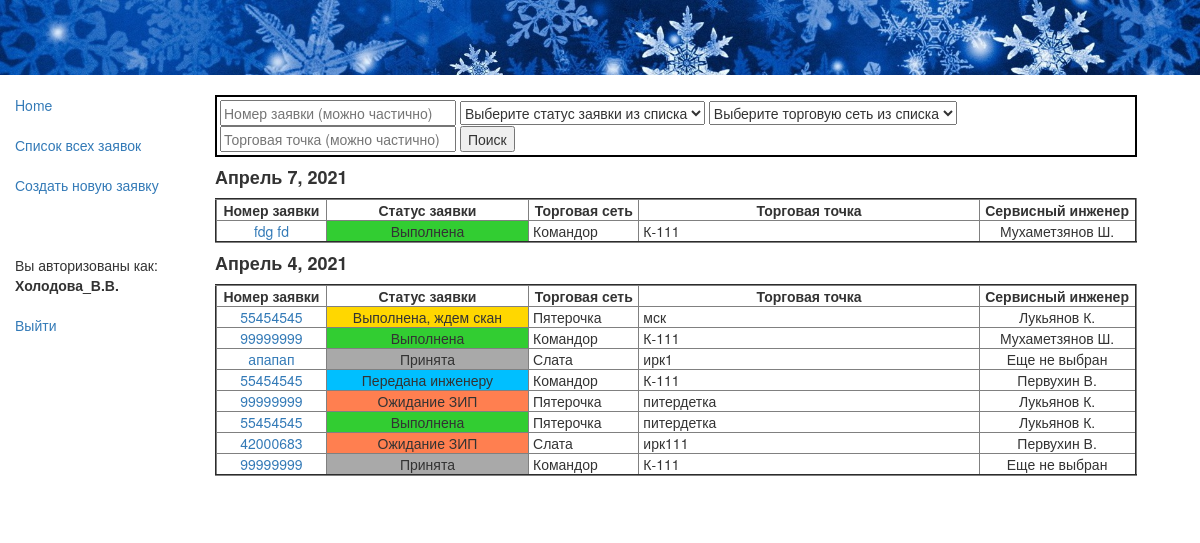
/app/recs/ (signed in), run on the app's committed database.
### app/models.py (models this page shows, shortened)
class Rec(models.Model):
    status = models.ForeignKey(Status, null=True, on_delete=models.SET_NULL, default=4, verbose_name="Статус заявки")
    retail = models.ForeignKey(Retail, null=True, on_delete=models.SET_NULL, verbose_name="Торговая сеть")
    rec_date = models.DateField(auto_now_add=True, verbose_name="Дата создания заявки")
    rec_time = models.TimeField(auto_now_add=True, verbose_name="Время создания заявки")
    user = models.ForeignKey(User, null=True, on_delete=models.SET_NULL, verbose_name="Диспетчер")
    customer = models.CharField(max_length=100, verbose_name="ФИО инициатора заявки")
    rec_num = models.CharField(verbose_name='Номер заявки', max_length=8)
    store = models.ForeignKey(Store, null=True, on_delete=models.SET_NULL, verbose_name="Торговая точка, адрес")
    description = models.TextField(max_length=1000, verbose_name="Содержание заявки")
    trouble = models.ForeignKey(Trouble, null=True, on_delete=models.SET_NULL, verbose_name="Категория неисправности")
    tech = models.ForeignKey(Tech, null=True, on_delete=models.SET_NULL, verbose_name="Сервисный инженер")
    sign_day = models.DateField(null=True, verbose_name="Дата передачи заявки инженеру")
    sign_time = models.TimeField(null=True, verbose_name="Время передачи заявки инженеру")
    zip_comment = models.TextField(max_length=1000, null=True, verbose_name="Комментарий ЗИП")
    visit_day_begin = models.DateField(null=True, verbose_name="Дата начала работ")
    visit_time_begin = models.TimeField(null=True, verbose_name="Время начала работ")
    visit_day_end = models.DateField(null=True, verbose_name="Дата окончания работ")
    visit_time_end = models.TimeField(null=True, verbose_name="Время окончания работ")
    result = models.TextField(null=True, max_length=1000, verbose_name="Результат выезда")
    form = models.CharField(null=True, max_length=10, verbose_name="Номер заказа-наряда")
    jpg = models.ImageField(upload_to='images', null=True, verbose_name="Скан-копия заказа-наряда")
    class Meta:
        verbose_name = 'Заявка'
        verbose_name_plural = 'Заявки'
        ordering = ['-rec_time'] # отображение заявок в rec-list.html в обратном порядке по времени
        permissions = (("can_create_update", "Может rec_create и rec_update"),
                       ("can_list_detail", "Может rec_list и rec_detail"),
                       )
    def get_absolute_url(self):
        return reverse('rec_detail', args=[str(self.id)])

class Status(models.Model):
    name = models.CharField(max_length=32, help_text="Состояние заявки")
    class Meta:
        verbose_name = 'Статус'
        verbose_name_plural = 'Статусы'
    def __str__(self):
        return self.name

class Retail(models.Model):
    name = models.CharField(max_length=64, help_text="Торговая сеть")
    class Meta:
        verbose_name = 'Торговая сеть'
        verbose_name_plural = 'Торговые сети'
    def __str__(self):
        return self.name

class Store(models.Model):
    name = models.CharField(max_length=96, help_text="Торговая точка, адрес")
    retail = models.ForeignKey(Retail, null=True, on_delete=models.SET_NULL, verbose_name="Торговая сеть")
    class Meta:
        verbose_name = 'Магазин'
        verbose_name_plural = 'Магазины'
    def __str__(self):
        return self.name

class Tech(models.Model):
    name = models.CharField(max_length=64, help_text="Сервисный инженер")
    class Meta:
        verbose_name = 'Инженер'
        verbose_name_plural = 'Инженеры'
    def __str__(self):
        return self.name

### app/views.py (the view, shortened to what this page needs)
class RecList(PermissionRequiredMixin, generic.ListView):
    model = Rec
    permission_required = 'app.can_list_detail'
    def get_queryset(self):  # новый
        global x # глоб. перем. для передачи отфильтрованного QuerySet из этой функции в следующую
        global y # глоб. перем. - флаг того, что была фильтрация
        y = False
        rn = self.request.GET.get('rn') # принимаем значения из полей для поиска из rec_list.html
        rs = self.request.GET.get('rs')
        r = self.request.GET.get('r')
        s = self.request.GET.get('s')
        recs = Rec.objects.all()
        if rn:  # фильтр по номеру заявки
            recs = recs.filter(rec_num__icontains=rn)
        if rs:  # фильтр по статусу
            recs = recs.filter(status=rs)
        if r:  # фильтр по торговой сети
            recs = recs.filter(retail=r)
        recs = recs.exclude(store=None)
        if rn or rs or r or s:
            y = True
        if self.request.user.is_staff:  # если это пользователь с галочкой персонал
            pass
        else:   # если это пользователь без галочки персонал
            z = str(self.request.user)             # проверяем, что имя пользователя равно названию
            for i in Retail.objects.all():         # сети, и если так, то оставляем в Кверисете recs
                if str(i.name) == z:               # только записи этого пользователя
                    recs = recs.filter(retail=i)
        x = recs
        return recs
    def get_context_data(self, **kwargs):
        context = super(RecList, self).get_context_data(**kwargs)
        ddd = set()
        for i in x: # x - это уже отфильтрованный первой функцией список
             ddd.add(i.rec_date)
        ddd = sorted(ddd, reverse=True)[:45]  # сортировка убыванию даты и кол-во отображаемых дней
        context['status_all'] = Status.objects.all()  # Передаем эти кверисеты для организации
        context['retail_all'] = Retail.objects.all()  # выпадающего списка в HTML
        context['ddd'] = ddd # Добавляем переменную с датами к контексту для использования в HTML
        context['gray'] = gray  # цвета статусов
        context['blue'] = blue
        context['yellow'] = yellow
        context['green'] = green
        context['red'] = red
        context['y'] = y # глоб. перем. - флаг того, что была фильтрация
        return context

### app/templates/app/rec_list.html (shortened to what this page needs)
{% extends "base_generic.html" %}
{% block content %}
<br>
<div style="border: 2px solid black; background-color: white; padding: 3px; width:95%;">
{% if y %}
    <form action="{% url 'recs' %}">
      <button type="submit">Убрать фильтр</button>
    </form>
{% else %}
<form name="feedback" method="get" action="{% url 'recs' %}">
 <input size = "28" type="text" name="rn" placeholder="Номер заявки (можно частично)">
  <select name="rs">
    <option value="">Выберите статус заявки из списка</option>
  </select>
  <select name="r">
    <option value="">Выберите торговую сеть из списка</option>
  </select>
<input size = "28" type="text" name="s" placeholder="Торговая точка (можно частично)">
 {% if not y %}
    <input type="submit" name="submit_btn" value="Поиск">
      {% endif %}
{% endif %}
</form>
</div>
  {% if rec_list %}
    {% for d in ddd %}
<table border="2" width="95%">
        <h4><strong>{{ d }}  </strong></h4>
       <tr>
           <td width="12%" align="center" > <strong> &nbsp;Номер заявки&nbsp; </strong> </td>
           <td width="22%" align="center" > <strong> &nbsp;Статус заявки&nbsp; </strong> </td>
           <td width="12%" align="center" > <strong> &nbsp;Торговая сеть&nbsp; </strong> </td>
           <td width="37%" align="center" > <strong> &nbsp;Торговая точка&nbsp; </strong> </td>
           <td width="17%" align="center" > <strong> &nbsp;Сервисный инженер&nbsp; </strong> </td>
       </tr>
      {% for rec in rec_list %}
            {% if rec.rec_date == d %}
          <tr>
              <td align="center" > <a href="{{ rec.get_absolute_url }}">&nbsp;{{ rec.rec_num }}&nbsp;</a> </td>
                {% if rec.status == gray %}
                <td bgcolor=#A9A9A9 align="center" > &nbsp;{{ rec.status }}&nbsp;</td>
                {% elif rec.status == blue %}
                <td bgcolor=#00BFFF align="center" > &nbsp;{{ rec.status }}&nbsp;</td>
                {% elif rec.status == red %}
                <td bgcolor=#FF7F50 align="center" > &nbsp;{{ rec.status }}&nbsp;</td>
                {% elif rec.status == yellow %}
                <td bgcolor=#FFD700 align="center" > &nbsp;{{ rec.status }}&nbsp;</td>
                {% elif rec.status == green %}
                <td bgcolor=#32CD32 align="center" > &nbsp;{{ rec.status }}&nbsp;</td>
                {% endif %}
              <td > &nbsp;{{ rec.retail}}&nbsp; </td>
              <td > &nbsp;{{ rec.store}}&nbsp; </td>
              {% if rec.tech %}
              <td  align="center" > &nbsp;{{ rec.tech }}&nbsp;</td>
              {% else %}
              <td align="center" > &nbsp;Еще не выбран&nbsp;</td>
              {% endif %}
          </tr>
            {% endif %}
      {% endfor %}
    </table>
    {% endfor %}
  {% else %}
    <br><p>Заявок нет!</p>
  {% endif %}
<br><br>
{% endblock %}

### app/templates/base_generic.html (shortened to what this page needs)
<!DOCTYPE html>
<html lang="en">
<head>
  <link rel="stylesheet" href="https://maxcdn.bootstrapcdn.com/bootstrap/3.3.7/css/bootstrap.min.css">
  {% load static %}
  <link rel="stylesheet" href="{% static 'css/styles.css' %}">
  <img src="{% static 'images/snow.jpg' %}" alt="Snow" style="width:100%;"/>
</head>
<body>
  <div class="container-fluid">
    <div class="row">
      <div class="col-sm-2">
      {% block sidebar %}
      <ul class="sidebar-nav">
          <li><a href="{% url 'index' %}">Home</a></li> <br>
          {% if perms.app.can_list_detail %}
          <li><a href="{% url 'recs' %}">Список всех заявок</a></li>
          {% endif %}
          <br>
          {% if perms.app.can_create_update %}
          <li><a href="{% url 'rec_create' %}">Создать новую заявку</a></li>
          {% endif %}
          <br><br><br>
        {% if user.is_authenticated %}
            <li>Вы авторизованы как: </li><li><strong>{{ user.get_username }}</strong></li><br>
            <li><a href="{% url 'logout'%}?next={% url 'index' %}">Выйти</a></li>
        {% else %}
            <li><strong>Вы не авторизованы.</strong></li> <br>
            <li>Чтобы это исправить, </li>
            <li><a href="{% url 'login'%}?next={% url 'index' %}">нажмите здесь.</a></li>
        {% endif %}
      </ul>
     {% endblock %}
      </div>
      <div class="col-sm-10 ">
      {% block content %}{% endblock %}
      </div>
    </div>
  </div>
</body>
</html>

### app/static/css/styles.css (style rules this page uses)
.sidebar-nav { margin-top: 20px; padding: 0; list-style: none; }

### data on the page
Rec: ddd "Апрель 7, 2021", rec_num "fdg fd", status "Выполнена", retail "Командор", store "К-111", tech "Мухаметзянов Ш."
Rec: ddd "Апрель 4, 2021", rec_num "55454545", status "Выполнена, ждем скан", retail "Пятерочка", store "мск", tech "Лукьянов К."
Rec: rec_num "99999999", status "Выполнена", retail "Командор", store "К-111", tech "Мухаметзянов Ш."
Rec: rec_num "апапап", status "Принята", retail "Слата", store "ирк1", shows "Еще не выбран"
Rec: rec_num "55454545", status "Передана инженеру", retail "Командор", store "К-111", tech "Первухин В."
Rec: rec_num "99999999", status "Ожидание ЗИП", retail "Пятерочка", store "питердетка", tech "Лукьянов К."
Rec: rec_num "55454545", status "Выполнена", retail "Пятерочка", store "питердетка", tech "Лукьянов К."
Rec: rec_num "42000683", status "Ожидание ЗИП", retail "Слата", store "ирк111", tech "Первухин В."
Rec: rec_num "99999999", status "Принята", retail "Командор", store "К-111", shows "Еще не выбран"

### other printed values
{{ user.get_username }} "Холодова_В.В."
